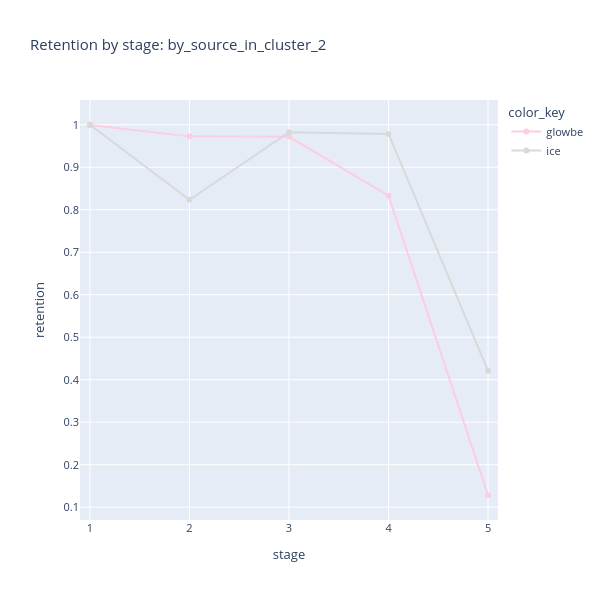
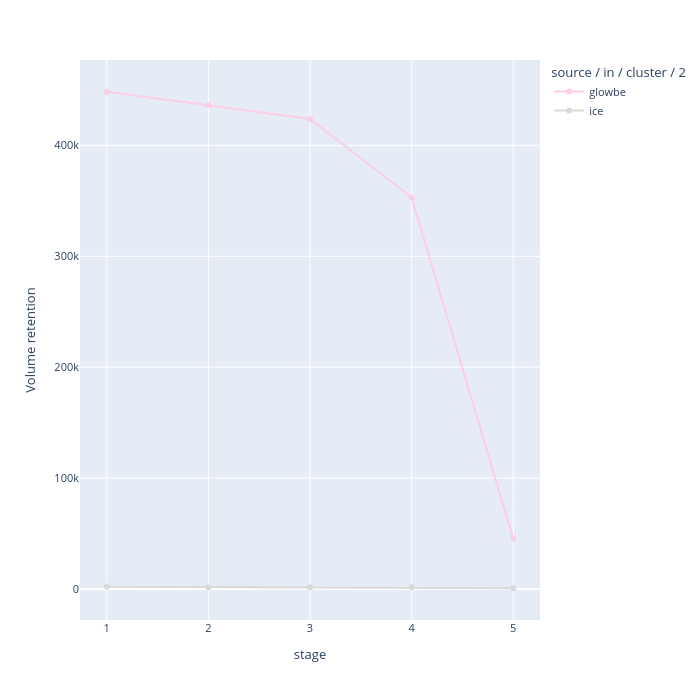

Notebook source saved alongside these figures, in order:
### Code cell
subset = "by_source_in_cluster_2"

# render_sankey(subset).show()
render_retention_line(subset).show()
render_volume_line(subset).show()

### Figure 1 — Plotly figure (JSON) as saved in the notebook; plotly's stock layout.template omitted (floating-point values rounded to 4 significant figures)
{"data": [{"hovertemplate": "color_key=glowbe<br>stage=%{x}<br>retention=%{y}<extra></extra>", "legendgroup": "glowbe", "line": {"color": "rgb(252,205,229)", "dash": "solid"}, "marker": {"symbol": "circle"}, "mode": "lines+markers", "name": "glowbe", "orientation": "v", "showlegend": true, "type": "scatter", "x": [1, 2, 3, 4, 5], "xaxis": "x", "y": [0.9996, 0.9727, 0.9716, 0.833, 0.1281], "yaxis": "y"}, {"hovertemplate": "color_key=ice<br>stage=%{x}<br>retention=%{y}<extra></extra>", "legendgroup": "ice", "line": {"color": "rgb(217,217,217)", "dash": "solid"}, "marker": {"symbol": "circle"}, "mode": "lines+markers", "name": "ice", "orientation": "v", "showlegend": true, "type": "scatter", "x": [1, 2, 3, 4, 5], "xaxis": "x", "y": [1.0, 0.8234, 0.9824, 0.9784, 0.421], "yaxis": "y"}], "layout": {"font": {"size": 11}, "height": 600, "legend": {"title": {"text": "color_key"}, "tracegroupgap": 0}, "title": {"text": "Retention by stage: by_source_in_cluster_2"}, "width": 600, "xaxis": {"anchor": "y", "domain": [0, 1], "dtick": 1, "range": [0.9, 5.1], "title": {"text": "stage"}}, "yaxis": {"anchor": "x", "domain": [0, 1], "title": {"text": "retention"}, "type": "linear"}}}

### Figure 2 — Plotly figure (JSON) as saved in the notebook; plotly's stock layout.template omitted (floating-point values rounded to 4 significant figures)
{"data": [{"hovertemplate": "source / in / cluster / 2=glowbe<br>stage=%{x}<br>included=%{y}<extra></extra>", "legendgroup": "glowbe", "line": {"color": "rgb(252,205,229)", "dash": "solid"}, "marker": {"symbol": "circle"}, "mode": "lines+markers", "name": "glowbe", "orientation": "v", "showlegend": true, "type": "scatter", "x": [1, 2, 3, 4, 5], "xaxis": "x", "y": [448419, 436156, 423777, 353019, 45211], "yaxis": "y"}, {"hovertemplate": "source / in / cluster / 2=ice<br>stage=%{x}<br>included=%{y}<extra></extra>", "legendgroup": "ice", "line": {"color": "rgb(217,217,217)", "dash": "solid"}, "marker": {"symbol": "circle"}, "mode": "lines+markers", "name": "ice", "orientation": "v", "showlegend": true, "type": "scatter", "x": [1, 2, 3, 4, 5], "xaxis": "x", "y": [1999, 1646, 1617, 1582, 666], "yaxis": "y"}], "layout": {"font": {"size": 11}, "height": 700, "legend": {"title": {"text": "source / in / cluster / 2"}, "tracegroupgap": 0}, "margin": {"t": 60}, "width": 700, "xaxis": {"anchor": "y", "domain": [0, 1], "title": {"text": "stage"}}, "yaxis": {"anchor": "x", "domain": [0, 1], "title": {"text": "Volume retention"}, "type": "linear"}}}
